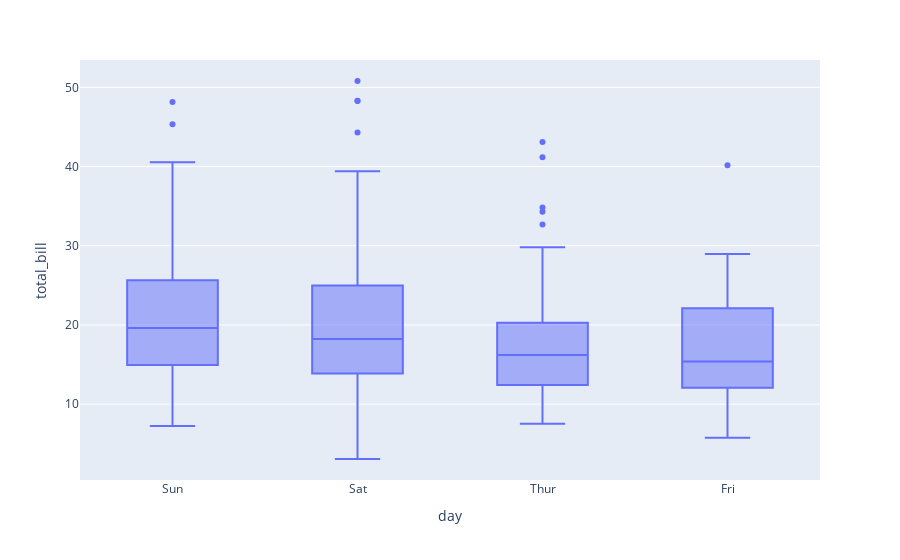

The cell this chart's notebook holds for it:
### Code cell
# 2.Ans.

tips = px.data.tips()
fig = px.box(tips,x="day",y="total_bill")
fig.show()

### Figure 1 — Plotly figure (JSON) as saved in the notebook; plotly's stock layout.template omitted (floating-point values rounded to 4 significant figures; data arrays with more than 128 entries replaced by an {"elided": "..."} marker saying what was removed)
{"data": [{"alignmentgroup": "True", "hovertemplate": "day=%{x}<br>total_bill=%{y}<extra></extra>", "legendgroup": "", "marker": {"color": "#636efa"}, "name": "", "notched": false, "offsetgroup": "", "orientation": "v", "showlegend": false, "type": "box", "x": {"elided": "244 str values"}, "x0": " ", "xaxis": "x", "y": {"elided": "244 float values"}, "y0": " ", "yaxis": "y"}], "layout": {"autosize": true, "boxmode": "group", "legend": {"tracegroupgap": 0}, "margin": {"t": 60}, "xaxis": {"anchor": "y", "autorange": true, "domain": [0, 1], "range": [-0.5, 3.5], "title": {"text": "day"}, "type": "category"}, "yaxis": {"anchor": "x", "autorange": true, "domain": [0, 1], "range": [0.4178, 53.46], "title": {"text": "total_bill"}, "type": "linear"}}}
